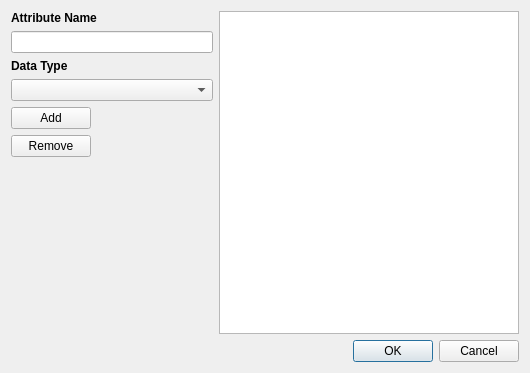
<?xml version="1.0" encoding="UTF-8"?>
<ui version="4.0">
 <class>AttributeEditor</class>
 <widget class="QDialog" name="AttributeEditor">
  <property name="geometry">
   <rect>
    <x>0</x>
    <y>0</y>
    <width>530</width>
    <height>373</height>
   </rect>
  </property>
  <property name="windowTitle">
   <string>Dialog</string>
  </property>
  <layout class="QVBoxLayout" name="verticalLayout">
   <item>
    <layout class="QGridLayout" name="gridLayout">
     <item row="1" column="0" colspan="2">
      <widget class="QLineEdit" name="nameEdit"/>
     </item>
     <item row="0" column="0" colspan="2">
      <widget class="QLabel" name="label">
       <property name="font">
        <font>
         <weight>75</weight>
         <bold>true</bold>
        </font>
       </property>
       <property name="text">
        <string>Attribute Name</string>
       </property>
      </widget>
     </item>
     <item row="2" column="0" colspan="2">
      <widget class="QLabel" name="label_2">
       <property name="font">
        <font>
         <weight>75</weight>
         <bold>true</bold>
        </font>
       </property>
       <property name="text">
        <string>Data Type</string>
       </property>
      </widget>
     </item>
     <item row="3" column="0" colspan="2">
      <widget class="QComboBox" name="typeBox"/>
     </item>
     <item row="4" column="0">
      <widget class="QPushButton" name="addButton">
       <property name="text">
        <string>Add</string>
       </property>
      </widget>
     </item>
     <item row="4" column="1">
      <spacer name="horizontalSpacer">
       <property name="orientation">
        <enum>Qt::Horizontal</enum>
       </property>
       <property name="sizeHint" stdset="0">
        <size>
         <width>10</width>
         <height>20</height>
        </size>
       </property>
      </spacer>
     </item>
     <item row="5" column="0">
      <widget class="QPushButton" name="removeButton">
       <property name="text">
        <string>Remove</string>
       </property>
      </widget>
     </item>
     <item row="5" column="1">
      <spacer name="horizontalSpacer_2">
       <property name="orientation">
        <enum>Qt::Horizontal</enum>
       </property>
       <property name="sizeHint" stdset="0">
        <size>
         <width>10</width>
         <height>20</height>
        </size>
       </property>
      </spacer>
     </item>
     <item row="6" column="0">
      <spacer name="verticalSpacer">
       <property name="orientation">
        <enum>Qt::Vertical</enum>
       </property>
       <property name="sizeHint" stdset="0">
        <size>
         <width>20</width>
         <height>40</height>
        </size>
       </property>
      </spacer>
     </item>
     <item row="0" column="2" rowspan="7">
      <widget class="QTableWidget" name="tableWidget">
       <property name="minimumSize">
        <size>
         <width>300</width>
         <height>0</height>
        </size>
       </property>
      </widget>
     </item>
    </layout>
   </item>
   <item>
    <widget class="QDialogButtonBox" name="buttonBox">
     <property name="orientation">
      <enum>Qt::Horizontal</enum>
     </property>
     <property name="standardButtons">
      <set>QDialogButtonBox::Cancel|QDialogButtonBox::Ok</set>
     </property>
    </widget>
   </item>
  </layout>
 </widget>
 <resources/>
 <connections>
  <connection>
   <sender>buttonBox</sender>
   <signal>accepted()</signal>
   <receiver>AttributeEditor</receiver>
   <slot>accept()</slot>
   <hints>
    <hint type="sourcelabel">
     <x>248</x>
     <y>254</y>
    </hint>
    <hint type="destinationlabel">
     <x>157</x>
     <y>274</y>
    </hint>
   </hints>
  </connection>
  <connection>
   <sender>buttonBox</sender>
   <signal>rejected()</signal>
   <receiver>AttributeEditor</receiver>
   <slot>reject()</slot>
   <hints>
    <hint type="sourcelabel">
     <x>316</x>
     <y>260</y>
    </hint>
    <hint type="destinationlabel">
     <x>286</x>
     <y>274</y>
    </hint>
   </hints>
  </connection>
 </connections>
</ui>
